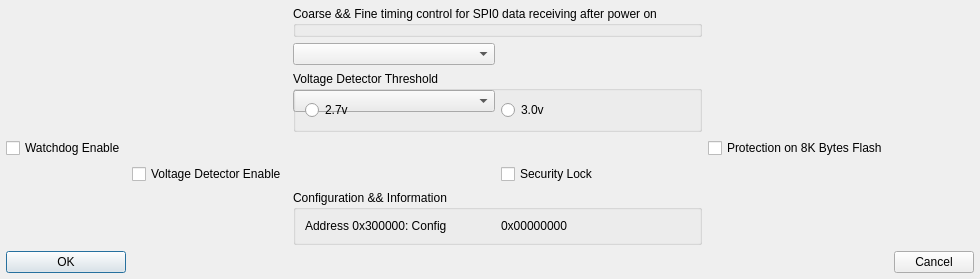
<?xml version="1.0" ?>
<ui version="4.0">
  <class>Dialog</class>
  <widget class="QDialog" name="Dialog">
    <property name="geometry">
      <rect>
        <x>0</x>
        <y>0</y>
        <width>266</width>
        <height>243</height>
      </rect>
    </property>
    <layout class="QGridLayout" name="outer_layout">
      <property name="leftMargin">
        <number>6</number>
      </property>
      <property name="topMargin">
        <number>6</number>
      </property>
      <property name="rightMargin">
        <number>6</number>
      </property>
      <property name="bottomMargin">
        <number>6</number>
      </property>
      <property name="spacing">
        <number>6</number>
      </property>
      <item row="0" column="2" colspan="2">
        <widget class="QGroupBox" name="IDC_GROUP_CSPI0_072">
          <property name="title">
            <string>Coarse &amp;&amp;&amp;&amp; Fine timing control for SPI0 data receiving after power on</string>
          </property>
        </widget>
      </item>
      <item row="1" column="2">
        <widget class="QComboBox" name="IDC_COMBO_CSPI0_CT_072"/>
      </item>
      <item row="2" column="2">
        <widget class="QComboBox" name="IDC_COMBO_CSPI0_FT_072"/>
      </item>
      <item row="2" column="2" colspan="2">
        <widget class="QGroupBox" name="IDC_GROUP_CVDTV_072">
          <property name="title">
            <string>Voltage Detector Threshold</string>
          </property>
          <layout class="QHBoxLayout" name="layout_IDC_GROUP_CVDTV_072">
            <item>
              <widget class="QRadioButton" name="IDC_RADIO_CVDTV_27_072">
                <property name="text">
                  <string>2.7v</string>
                </property>
              </widget>
            </item>
            <item>
              <widget class="QRadioButton" name="IDC_RADIO_CVDTV_30_072">
                <property name="text">
                  <string>3.0v</string>
                </property>
              </widget>
            </item>
          </layout>
        </widget>
      </item>
      <item row="3" column="0">
        <widget class="QCheckBox" name="IDC_CHECK_CWDTEN_072">
          <property name="text">
            <string>Watchdog Enable</string>
          </property>
        </widget>
      </item>
      <item row="3" column="4">
        <widget class="QCheckBox" name="IDC_CHECK_PROTECTION_8K_072">
          <property name="text">
            <string>Protection on 8K Bytes Flash</string>
          </property>
        </widget>
      </item>
      <item row="4" column="1">
        <widget class="QCheckBox" name="IDC_CHECK_CVDEN_072">
          <property name="text">
            <string>Voltage Detector Enable</string>
          </property>
        </widget>
      </item>
      <item row="4" column="3">
        <widget class="QCheckBox" name="IDC_CHECK_LOCK_072">
          <property name="text">
            <string>Security Lock</string>
          </property>
        </widget>
      </item>
      <item row="5" column="2" colspan="2">
        <widget class="QGroupBox" name="IDC_GROUP_CONFIG_VALUE_072">
          <property name="title">
            <string>Configuration &amp;&amp;&amp;&amp; Information</string>
          </property>
          <layout class="QHBoxLayout" name="layout_IDC_GROUP_CONFIG_VALUE_072">
            <item>
              <widget class="QLabel" name="IDC_STATIC_CONFIG_0_072">
                <property name="text">
                  <string>Address 0x300000: Config</string>
                </property>
              </widget>
            </item>
            <item>
              <widget class="QLabel" name="IDC_STATIC_CONFIG_VALUE_0_072">
                <property name="text">
                  <string>0x00000000</string>
                </property>
              </widget>
            </item>
          </layout>
        </widget>
      </item>
      <item row="6" column="0">
        <widget class="QPushButton" name="IDOK">
          <property name="text">
            <string>OK</string>
          </property>
        </widget>
      </item>
      <item row="6" column="5">
        <widget class="QPushButton" name="IDCANCEL">
          <property name="text">
            <string>Cancel</string>
          </property>
        </widget>
      </item>
    </layout>
  </widget>
  <resources/>
  <connections/>
</ui>
